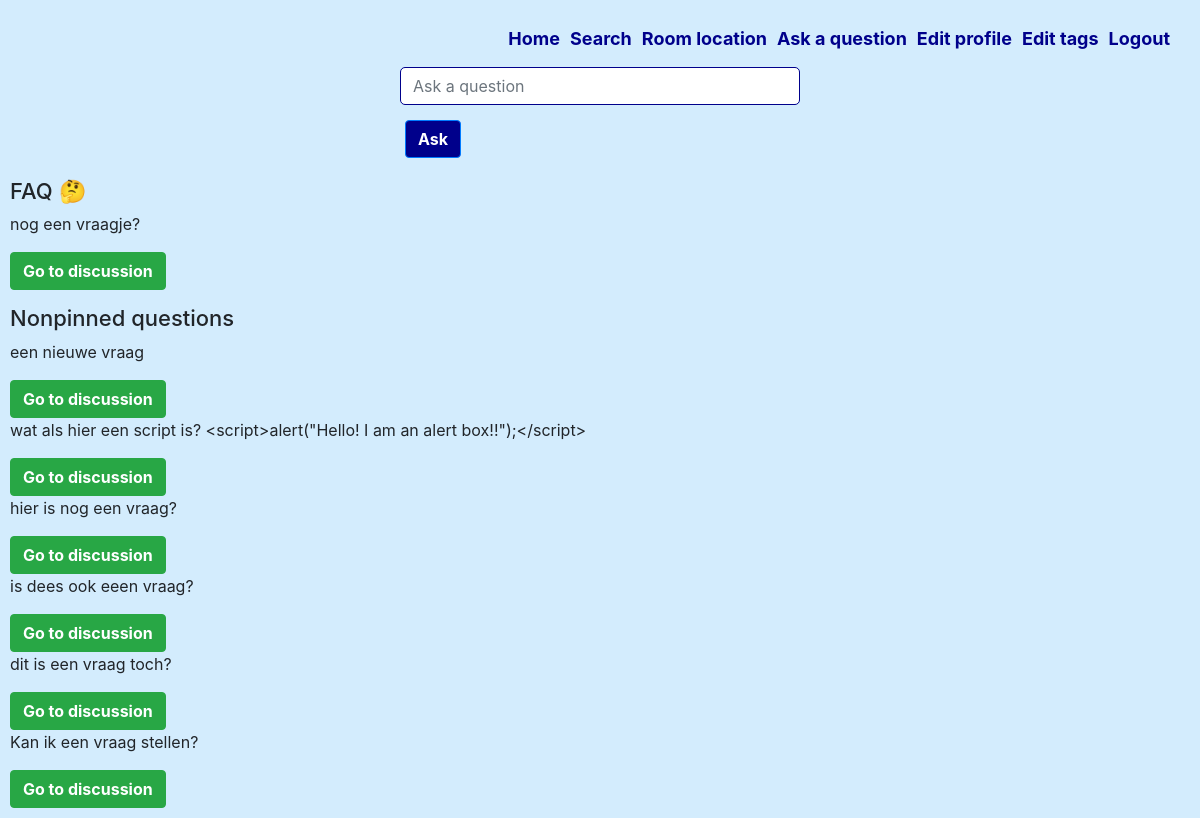
Page /faq.php (signed in) on the committed database.
### tables this page shows
CREATE TABLE `questions` (
  `id` int(11) NOT NULL,
  `question` varchar(300) NOT NULL,
  `pinned` tinyint(1) NOT NULL
);

### classes/Faq.php (called while the page is built, shortened)
<?php
    class Faq {
        public function getAllQuestions($pin){
            $pin = $pin;
            $conn = DB::getConnection();
            $statement = $conn->prepare("SELECT * FROM `questions` WHERE `pinned` = :pin ORDER BY `id` DESC");
            $statement->bindValue(':pin', $pin);
            $statement->execute();
            $result = $statement->fetchAll(PDO::FETCH_ASSOC);
            return $result;
        }
    }
?>

### faq.php (the view, shortened to what this page needs)
<?php
    include_once(__DIR__ . "/classes/Faq.php");
    if(isset($_SESSION['user'])){
        $list = new Faq;
        $noPin = $list->getAllQuestions(0);
        $pinned = $list->getAllQuestions(1);
    } else {
        header("Location: logout.php");
    }
?><!DOCTYPE html>
<html lang="en">
<head>
    <link rel="stylesheet" href="https://stackpath.bootstrapcdn.com/bootstrap/4.4.1/css/bootstrap.min.css">
    <link rel="stylesheet" href="./../../css/style.css" />
</head>
<body>
<?php include_once('includes/nav.inc.php'); ?>
    <form action="" method="post">
        <div class="form-group">
            <input type="text" name="question" class="form-control" placeholder="Ask a question">
            <input type="submit" name="ask" value="Ask" class="btn btn-primary">
        </div>
    </form>
    <div>
    <h2>FAQ 🤔</h2>
        <?php if(!empty($pinned)): ?>
            <?php foreach($pinned as $p): ?>
                <p><?php echo htmlspecialchars($p['question']); ?></p>
                <a href="discussion.php?id=<?php echo htmlspecialchars($p['id']); ?>" class="btn btn-success">Go to discussion</a>
            <?php endforeach; ?>
        <?php else: ?>
            <?php echo '<h3>Pinned questions are shown here!</h3>' ?>
        <?php endif; ?>
    </div>
    <div>
    <h2>Nonpinned questions</h2>
        <?php if(!empty($noPin)): ?>
            <?php foreach($noPin as $np): ?>
                <p><?php echo htmlspecialchars($np['question']); ?></p>
                <a href="discussion.php?id=<?php echo htmlspecialchars($np['id']); ?>" class="btn btn-success">Go to discussion</a>
            <?php endforeach; ?>
        <?php else: ?>
            <?php echo '<h3>Be the first to ask a question!</h3>' ?>
        <?php endif; ?>
    </div>
</body>
</html>

### css/style.css (style rules this page uses)
body { background-color: #D3ECFD; padding: 10px; }
a { text-decoration: none; display: block; }
h2 { font-size: 22px; padding-top: 15px; }
.form-group { width: 25em; display: block; margin: 0 auto; }
.form-control { border: 1px solid darkblue; border-radius: 5px; }
.btn { font-weight: bold; }
.btn-primary { background-color: darkblue; margin: 5px; margin-top: 15px; }

### rows in the picture
questions: question "nog een vraagje?"
questions: question "een nieuwe vraag"
questions: question "wat als hier een script is? <script>alert(\"Hello! I am an alert box!!\");</script>"
questions: question "hier is nog een vraag?"
questions: question "is dees ook eeen vraag?"
questions: question "dit is een vraag toch?"
questions: question "Kan ik een vraag stellen?"
